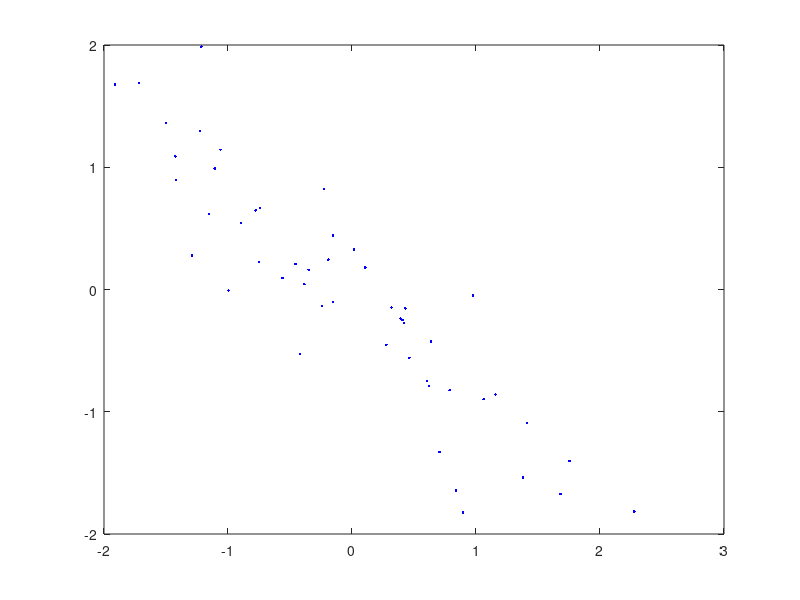

Recreate this plot in MATLAB. (Note: this script raises an error after producing the figure.)
% this script shows in terms of the location-dispersion ellipsoid how the sample 
% mean and covariance are sensitive to outliers and are thus not robust
% see Sec. 4.5 in "Risk and Asset Allocation"- Springer (2005), by A. Meucci

clear;  close all;  clc;

%%%%%%%%%%%%%%%%%%%%%%%%%%%%%%%%%%%%%%%%%%%%%%%%%%%%%%%%%%%%%%%%%%%%%%%%%%%%%%%%%%%%%%%%%%%%%%%%%%%%%%%%%%%%%%%%%%%%%
% generate observations
Mu=[0; 0];
r=-.90;
sig=[1 1];
T=50;

Outliers=10*rand(1,2);
%%%%%%%%%%%%%%%%%%%%%%%%%%%%%%%%%%%%%%%%%%%%%%%%%%%%%%%%%%%%%%%%%%%%%%%%%%%%%%%%%%%%%%%%%%%%%%%%%%%%%%%%%%%%%%%%%%%%%
Sigma=diag(sig)*[1 r; r 1]*diag(sig);
% "good" observations
Sample = mvnrnd(Mu,Sigma,T);
% add "bad" observation(s)
CorruptSample=[Sample
    Outliers];

%%%%%%%%%%%%%%%%%%%%%%%%%%%%%%%%%%%%%%%%%%%%%%%%%%%%%%%%%%%%%%%%%%%%%%%%%%%%%%%%%%%%%%%%%%%%%%%%%%%%%%%%%%%%%%%%%%%%%
% compute sample estimates
Sample_Mean=mean(Sample)';
Sample_Cov=cov(Sample);
Sample_MeanCorrupt=mean(CorruptSample)';
Sample_CovCorrupt=cov(CorruptSample);

%%%%%%%%%%%%%%%%%%%%%%%%%%%%%%%%%%%%%%%%%%%%%%%%%%%%%%%%%%%%%%%%%%%%%%%%%%%%%%%%%%%%%%%%%%%%%%%%%%%%%%%%%%%%%%%%%%%%%
% plot results

figure % data
h=plot(Sample(:,1),Sample(:,2),'.');
set(h,'color','b')
E=TwoDimEllipsoid(Sample_Mean,Sample_Cov,2,0,0);
set(E,'color','b','linewidth',1)
hold on
h=plot(Outliers(:,1),Outliers(:,2),'.');
set(h,'color','r')
E=TwoDimEllipsoid(Sample_MeanCorrupt,Sample_CovCorrupt,2,0,0);
set(E,'color','r','linewidth',1)
title('sample estimates')